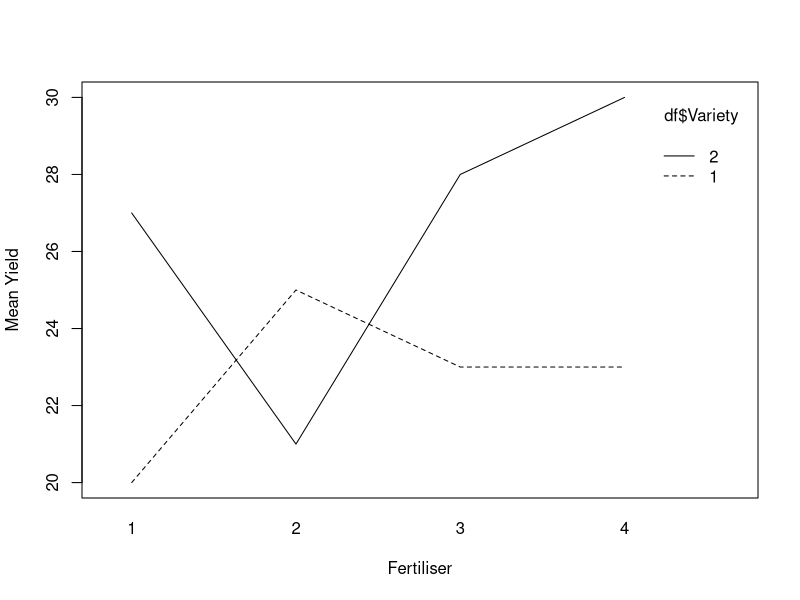

Reproduce this figure in R.
setwd("~/TechCareer/World-of-R")
df <- read.csv("VarietyFertilizerYield.csv")
print(df)

# Since fertilizer is numeric, it is not being treated as factor
df$Fertiliser <- factor(df$Fertiliser)
df$Variety <- factor(df$Variety)

# Interaction model
model_int <- aov(Yield ~ Variety * Fertiliser, data = df)
summary(model_int)

interaction.plot(df$Fertiliser, df$Variety, df$Yield,
                 xlab="Fertiliser", ylab="Mean Yield")

# Additive model (no interaction)
anova_result <- aov(Yield ~ Fertiliser + Variety, data = df)
summary(anova_result)
